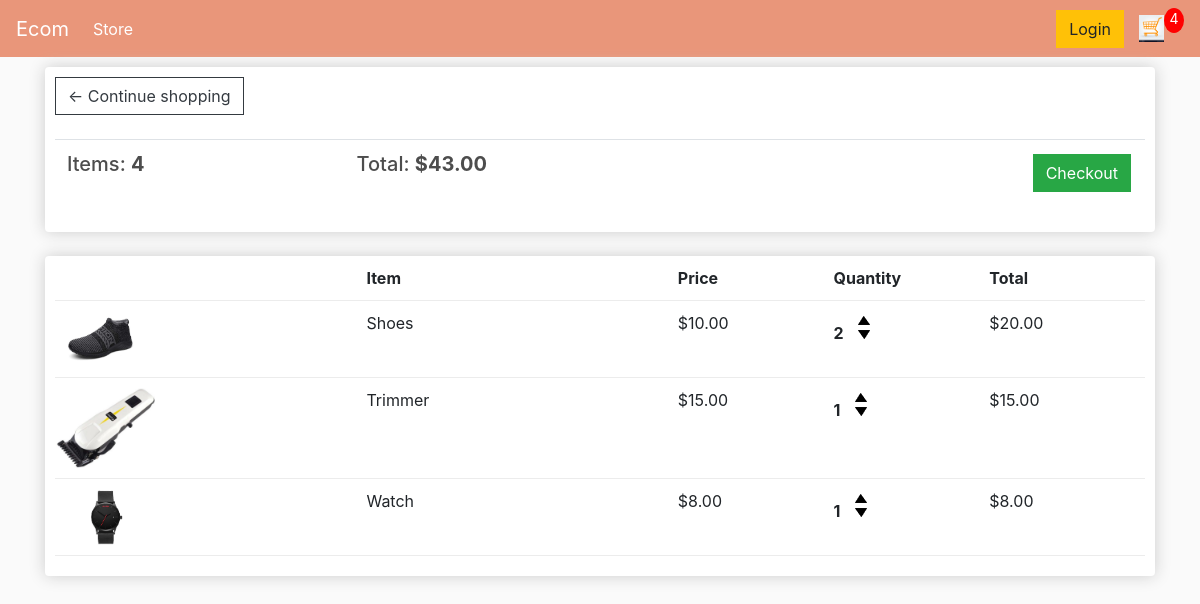
The app's page /cart/ (signed in) with its own data.
### store/models.py (models this page shows, shortened)
class Order(models.Model):
    customer = models.ForeignKey(Customer, on_delete=models.SET_NULL, null=True, blank=True)
    date_ordered = models.DateTimeField(auto_now_add=True)
    complete = models.BooleanField(default=False)
    transaction_id = models.CharField(max_length=100, null=True)
    @property
    def get_cart_total(self):
        orderitems = self.orderitem_set.all()
        total = sum([item.get_total for item in orderitems])
        return total
    @property
    def get_cart_items(self):
        orderitems = self.orderitem_set.all()
        total = sum([item.quantity for item in orderitems])
        return total

class OrderItem(models.Model):
    product = models.ForeignKey(Product, on_delete=models.SET_NULL, null=True, blank=True)
    order = models.ForeignKey(Order, on_delete=models.SET_NULL, null=True, blank=True)
    quantity = models.IntegerField(default=0, null=True, blank=True)
    date_added = models.DateTimeField(auto_now_add=True)
    @property
    def get_total(self):
        total = self.product.price*self.quantity
        return total

class Product(models.Model):
    name = models.CharField(max_length=200)
    price = models.DecimalField(max_digits=7, decimal_places=2)
    digital = models.BooleanField(default=False, null=True, blank=True)
    image = models.ImageField(null=True, blank=True)
    @property
    def imageURL(self):
        try:
            url = self.image.url
        except:
            url = ''
        return url

### store/views.py (the view)
# urls.py: path('cart/', views.cart, name="cart"),
def cart(request):
     data = cartData(request)
     cartItems = data['cartItems']
     order = data['order']
     items = data['items']
     context = {'items':items, 'order':order, 'cartItems':cartItems}
     return render(request, 'store/cart.html', context)

### store/utils.py (called while the page is built)
def cartData(request):
    if request.user.is_authenticated:
          customer = request.user.customer
          order, created = Order.objects.get_or_create(customer=customer, complete=False)
          items = order.orderitem_set.all()
          cartItems = order.get_cart_items
    else:
        cookieData = cookieCart(request)
        cartItems = cookieData['cartItems']
        order = cookieData['order']
        items = cookieData['items']
    return{'cartItems':cartItems, 'order':order, 'items':items}

### store/templates/store/cart.html
{% extends 'store/main.html' %}
{% load static %}
{% block content %}
<div class="row">
    <div class="col-lg-12">
        <div class="box-element">
            <a class="btn btn-outline-dark" href="{% url 'store' %}">&#x2190; Continue shopping</a>
            <br>
            <br>
            <table class="table">
                <tr>
                    <th><h5>Items: <strong>{{order.get_cart_items}}</strong></h5></th>
                    <th><h5>Total: <strong>${{order.get_cart_total|floatformat:2}}</strong></h5></th>
                    <th>
                        <a style="float:right; margin:2px" class="btn btn-success" href="{% url 'checkout' %}">Checkout</a>
                    </th>
                </tr>
            </table>
        </div>
        <br>
        <div class="box-element">
            <div class="cart-row">
                <div style=flex:2></div>
                <div style="flex:2"><strong>Item</strong></div>
                <div style="flex:1"><strong>Price</strong></div>
                <div style="flex:1"><strong>Quantity</strong></div>
                <div style="flex:1"><strong>Total</strong></div>
            </div>
            {% for item in items %}
            <div class="cart-row">
                <div style="flex:2"><img class="row-image" src="{{item.product.imageURL}}"></div>
                <div style="flex:2">{{item.product.name}}</div>
                <div style="flex:1">${{item.product.price|floatformat:2}}</div>
                <div style="flex:1">
                    <p class="quantity">{{item.quantity}}</p>
						<div class="quantity">
							<img data-product={{item.product.id}} data-action="add" class="chg-quantity update-cart" src="{% static  'images/arrow-up.png' %}">
							<img data-product={{item.product.id}} data-action="remove" class="chg-quantity update-cart" src="{% static  'images/arrow-down.png' %}">
						</div>
                </div>
                <div style="flex:1">${{item.get_total}}</div>
            </div>
            {% endfor %}
        </div>
    </div>
</div>
{% endblock content %}

### ecommerce/static/css/main.css (style rules this page uses)
body { background-color: hsl(0, 0%, 98%); }
h1,h2,h3,h4,h5,h6 { color:hsl(0, 0%, 30%); }
.box-element { box-shadow:hsl(0, 0%, 80%) 0 0 16px; background-color: #fff; border-radius: 4px; padding: 10px; }
.col-lg-4, .col-lg-6, .col-lg-8, .col-lg-12 { margin-top: 10px; }
.btn { border-radius: 0; }
.row-image { width: 100px; }
.cart-row { display: flex; align-items: flex-stretch; padding-bottom: 10px; margin-bottom: 10px; border-bottom: 1px solid #ececec; }
.quantity { display: inline-block; font-weight: 700; padding-right:10px; }
.chg-quantity { width: 12px; cursor: pointer; display: block; margin-top: 5px; transition:.1s; }

### records on screen
Order: get_cart_items "4", get_cart_total "43.00"
OrderItem: product.imageURL (picture), product.name "Shoes", product.price "10.00", quantity "2", get_total "20.00"
OrderItem: product.imageURL (picture), product.name "Trimmer", product.price "15.00", quantity "1", get_total "15.00"
OrderItem: product.imageURL (picture), product.name "Watch", product.price "8.00", quantity "1", get_total "8.00"

### other values on screen
{{ cartItems }} "4"
